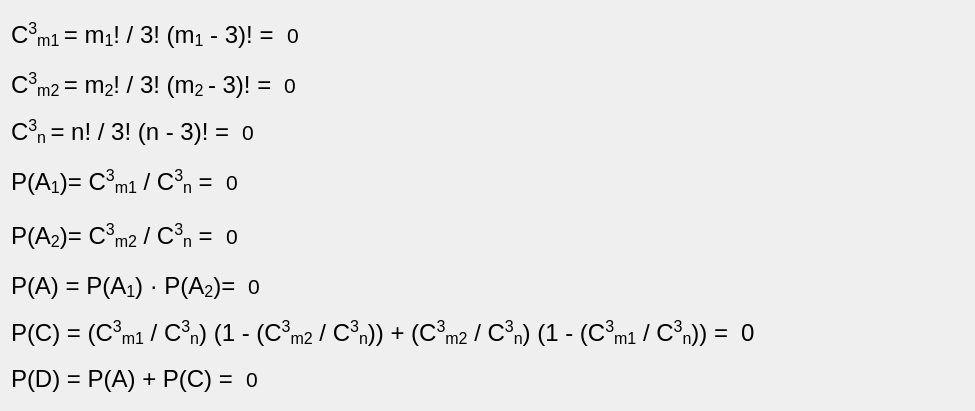
         <widget class="QWidget" name="scrollAreaWidgetContents">
          <property name="geometry">
           <rect>
            <x>0</x>
            <y>0</y>
            <width>975</width>
            <height>411</height>
           </rect>
          </property>
          <layout class="QVBoxLayout" name="verticalLayout_8">
           <item>
            <layout class="QHBoxLayout" name="horizontalLayout_11">
             <item>
              <widget class="QLabel" name="C3m1_3">
               <property name="font">
                <font>
                 <pointsize>18</pointsize>
                </font>
               </property>
               <property name="text">
                <string>&lt;html&gt;&lt;head/&gt;&lt;body&gt;&lt;p&gt;C&lt;span style=&quot; vertical-align:super;&quot;&gt;3&lt;/span&gt;&lt;span style=&quot; vertical-align:sub;&quot;&gt;m1 &lt;/span&gt;= m&lt;span style=&quot; vertical-align:sub;&quot;&gt;1&lt;/span&gt;! / 3! (m&lt;span style=&quot; vertical-align:sub;&quot;&gt;1&lt;/span&gt; - 3)! = &lt;/p&gt;&lt;/body&gt;&lt;/html&gt;</string>
               </property>
              </widget>
             </item>
             <item>
              <widget class="QLabel" name="C3m1_d_result">
               <property name="font">
                <font>
                 <pointsize>16</pointsize>
                </font>
               </property>
               <property name="text">
                <string>0</string>
               </property>
              </widget>
             </item>
             <item>
              <spacer name="horizontalSpacer_13">
               <property name="orientation">
                <enum>Qt::Horizontal</enum>
               </property>
               <property name="sizeHint" stdset="0">
                <size>
                 <width>40</width>
                 <height>48</height>
                </size>
               </property>
              </spacer>
             </item>
            </layout>
           </item>
           <item>
            <layout class="QHBoxLayout" name="horizontalLayout_10">
             <item>
              <widget class="QLabel" name="C3m2_3">
               <property name="font">
                <font>
                 <pointsize>18</pointsize>
                </font>
               </property>
               <property name="text">
                <string>&lt;html&gt;&lt;head/&gt;&lt;body&gt;&lt;p&gt;C&lt;span style=&quot; vertical-align:super;&quot;&gt;3&lt;/span&gt;&lt;span style=&quot; vertical-align:sub;&quot;&gt;m2 &lt;/span&gt;= m&lt;span style=&quot; vertical-align:sub;&quot;&gt;2&lt;/span&gt;! / 3! (m&lt;span style=&quot; vertical-align:sub;&quot;&gt;2 &lt;/span&gt;- 3)! = &lt;/p&gt;&lt;/body&gt;&lt;/html&gt;</string>
               </property>
              </widget>
             </item>
             <item>
              <widget class="QLabel" name="C3m2_d_result">
               <property name="font">
                <font>
                 <pointsize>16</pointsize>
                </font>
               </property>
               <property name="text">
                <string>0</string>
               </property>
              </widget>
             </item>
             <item>
              <spacer name="horizontalSpacer_12">
               <property name="orientation">
                <enum>Qt::Horizontal</enum>
               </property>
               <property name="sizeHint" stdset="0">
                <size>
                 <width>40</width>
                 <height>20</height>
                </size>
               </property>
              </spacer>
             </item>
            </layout>
           </item>
           <item>
            <layout class="QHBoxLayout" name="horizontalLayout_12">
             <item>
              <widget class="QLabel" name="C3n_3">
               <property name="font">
                <font>
                 <pointsize>18</pointsize>
                </font>
               </property>
               <property name="text">
                <string>&lt;html&gt;&lt;head/&gt;&lt;body&gt;&lt;p&gt;C&lt;span style=&quot; vertical-align:super;&quot;&gt;3&lt;/span&gt;&lt;span style=&quot; vertical-align:sub;&quot;&gt;n &lt;/span&gt;= n! / 3! (n - 3)! = &lt;/p&gt;&lt;/body&gt;&lt;/html&gt;</string>
               </property>
              </widget>
             </item>
             <item>
              <widget class="QLabel" name="C3n_d_result_2">
               <property name="font">
                <font>
                 <pointsize>16</pointsize>
                </font>
               </property>
               <property name="text">
                <string>0</string>
               </property>
              </widget>
             </item>
             <item>
              <spacer name="horizontalSpacer_14">
               <property name="orientation">
                <enum>Qt::Horizontal</enum>
               </property>
               <property name="sizeHint" stdset="0">
                <size>
                 <width>40</width>
                 <height>20</height>
                </size>
               </property>
              </spacer>
             </item>
            </layout>
           </item>
           <item>
            <layout class="QHBoxLayout" name="horizontalLayout_16">
             <item>
              <widget class="QLabel" name="C3m1_6">
               <property name="font">
                <font>
                 <pointsize>18</pointsize>
                </font>
               </property>
               <property name="text">
                <string>&lt;html&gt;&lt;head/&gt;&lt;body&gt;&lt;p&gt;P(A&lt;span style=&quot; vertical-align:sub;&quot;&gt;1&lt;/span&gt;)= C&lt;span style=&quot; vertical-align:super;&quot;&gt;3&lt;/span&gt;&lt;span style=&quot; vertical-align:sub;&quot;&gt;m1&lt;/span&gt; / C&lt;span style=&quot; vertical-align:super;&quot;&gt;3&lt;/span&gt;&lt;span style=&quot; vertical-align:sub;&quot;&gt;n&lt;/span&gt; = &lt;/p&gt;&lt;/body&gt;&lt;/html&gt;</string>
               </property>
              </widget>
             </item>
             <item>
              <widget class="QLabel" name="Pa1_result_d">
               <property name="font">
                <font>
                 <pointsize>16</pointsize>
                </font>
               </property>
               <property name="text">
                <string>0</string>
               </property>
              </widget>
             </item>
             <item>
              <spacer name="horizontalSpacer_18">
               <property name="orientation">
                <enum>Qt::Horizontal</enum>
               </property>
               <property name="sizeHint" stdset="0">
                <size>
                 <width>40</width>
                 <height>48</height>
                </size>
               </property>
              </spacer>
             </item>
            </layout>
           </item>
           <item>
            <layout class="QHBoxLayout" name="horizontalLayout_17">
             <item>
              <widget class="QLabel" name="C3m1_12">
               <property name="font">
                <font>
                 <pointsize>18</pointsize>
                </font>
               </property>
               <property name="text">
                <string>&lt;html&gt;&lt;head/&gt;&lt;body&gt;&lt;p&gt;P(A&lt;span style=&quot; vertical-align:sub;&quot;&gt;2&lt;/span&gt;)= C&lt;span style=&quot; vertical-align:super;&quot;&gt;3&lt;/span&gt;&lt;span style=&quot; vertical-align:sub;&quot;&gt;m2&lt;/span&gt; / C&lt;span style=&quot; vertical-align:super;&quot;&gt;3&lt;/span&gt;&lt;span style=&quot; vertical-align:sub;&quot;&gt;n&lt;/span&gt; = &lt;/p&gt;&lt;/body&gt;&lt;/html&gt;</string>
               </property>
              </widget>
             </item>
             <item>
              <widget class="QLabel" name="Pa2_result_d">
               <property name="font">
                <font>
                 <pointsize>16</pointsize>
                </font>
               </property>
               <property name="text">
                <string>0</string>
               </property>
              </widget>
             </item>
             <item>
              <spacer name="horizontalSpacer_19">
               <property name="orientation">
                <enum>Qt::Horizontal</enum>
               </property>
               <property name="sizeHint" stdset="0">
                <size>
                 <width>40</width>
                 <height>48</height>
                </size>
               </property>
              </spacer>
             </item>
            </layout>
           </item>
           <item>
            <layout class="QHBoxLayout" name="horizontalLayout_13">
             <item>
              <widget class="QLabel" name="label_6">
               <property name="font">
                <font>
                 <pointsize>18</pointsize>
                </font>
               </property>
               <property name="text">
                <string>&lt;html&gt;&lt;head/&gt;&lt;body&gt;&lt;p&gt;P(A) = P(A&lt;span style=&quot; vertical-align:sub;&quot;&gt;1&lt;/span&gt;) · P(A&lt;span style=&quot; vertical-align:sub;&quot;&gt;2&lt;/span&gt;)&lt;span style=&quot; vertical-align:super;&quot;/&gt;= &lt;/p&gt;&lt;/body&gt;&lt;/html&gt;</string>
               </property>
              </widget>
             </item>
             <item>
              <widget class="QLabel" name="Pa_result_d">
               <property name="font">
                <font>
                 <pointsize>16</pointsize>
                </font>
               </property>
               <property name="text">
                <string>0</string>
               </property>
              </widget>
             </item>
             <item>
              <spacer name="horizontalSpacer_15">
               <property name="orientation">
                <enum>Qt::Horizontal</enum>
               </property>
               <property name="sizeHint" stdset="0">
                <size>
                 <width>40</width>
                 <height>20</height>
                </size>
               </property>
              </spacer>
             </item>
            </layout>
           </item>
           <item>
            <layout class="QHBoxLayout" name="horizontalLayout_48">
             <item>
              <widget class="QLabel" name="label_16">
               <property name="font">
                <font>
                 <pointsize>18</pointsize>
                </font>
               </property>
               <property name="text">
                <string>&lt;html&gt;&lt;head/&gt;&lt;body&gt;&lt;p&gt;P(C) = (C&lt;span style=&quot; vertical-align:super;&quot;&gt;3&lt;/span&gt;&lt;span style=&quot; vertical-align:sub;&quot;&gt;m1&lt;/span&gt; / C&lt;span style=&quot; vertical-align:super;&quot;&gt;3&lt;/span&gt;&lt;span style=&quot; vertical-align:sub;&quot;&gt;n&lt;/span&gt;) (1 - (C&lt;span style=&quot; vertical-align:super;&quot;&gt;3&lt;/span&gt;&lt;span style=&quot; vertical-align:sub;&quot;&gt;m2&lt;/span&gt; / C&lt;span style=&quot; vertical-align:super;&quot;&gt;3&lt;/span&gt;&lt;span style=&quot; vertical-align:sub;&quot;&gt;n&lt;/span&gt;)) + (C&lt;span style=&quot; vertical-align:super;&quot;&gt;3&lt;/span&gt;&lt;span style=&quot; vertical-align:sub;&quot;&gt;m2&lt;/span&gt; / C&lt;span style=&quot; vertical-align:super;&quot;&gt;3&lt;/span&gt;&lt;span style=&quot; vertical-align:sub;&quot;&gt;n&lt;/span&gt;) (1 - (C&lt;span style=&quot; vertical-align:super;&quot;&gt;3&lt;/span&gt;&lt;span style=&quot; vertical-align:sub;&quot;&gt;m1&lt;/span&gt; / C&lt;span style=&quot; vertical-align:super;&quot;&gt;3&lt;/span&gt;&lt;span style=&quot; vertical-align:sub;&quot;&gt;n&lt;/span&gt;)) = &lt;/p&gt;&lt;/body&gt;&lt;/html&gt;</string>
               </property>
              </widget>
             </item>
             <item>
              <widget class="QLabel" name="Pc_result_d">
               <property name="font">
                <font>
                 <pointsize>18</pointsize>
                </font>
               </property>
               <property name="text">
                <string>0</string>
               </property>
              </widget>
             </item>
             <item>
              <spacer name="horizontalSpacer_49">
               <property name="orientation">
                <enum>Qt::Horizontal</enum>
               </property>
               <property name="sizeHint" stdset="0">
                <size>
                 <width>40</width>
                 <height>20</height>
                </size>
               </property>
              </spacer>
             </item>
            </layout>
           </item>
           <item>
            <layout class="QHBoxLayout" name="horizontalLayout_34">
             <item>
              <widget class="QLabel" name="label_12">
               <property name="font">
                <font>
                 <pointsize>18</pointsize>
                </font>
               </property>
               <property name="text">
                <string>&lt;html&gt;&lt;head/&gt;&lt;body&gt;&lt;p&gt;P(D) = P(A) + P(C) = &lt;/p&gt;&lt;/body&gt;&lt;/html&gt;</string>
               </property>
              </widget>
             </item>
             <item>
              <widget class="QLabel" name="Pd_result">
               <property name="font">
                <font>
                 <pointsize>16</pointsize>
                </font>
               </property>
               <property name="text">
                <string>0</string>
               </property>
              </widget>
             </item>
             <item>
              <spacer name="horizontalSpacer_36">
               <property name="orientation">
                <enum>Qt::Horizontal</enum>
               </property>
               <property name="sizeHint" stdset="0">
                <size>
                 <width>40</width>
                 <height>20</height>
                </size>
               </property>
              </spacer>
             </item>
            </layout>
           </item>
          </layout>
         </widget>
